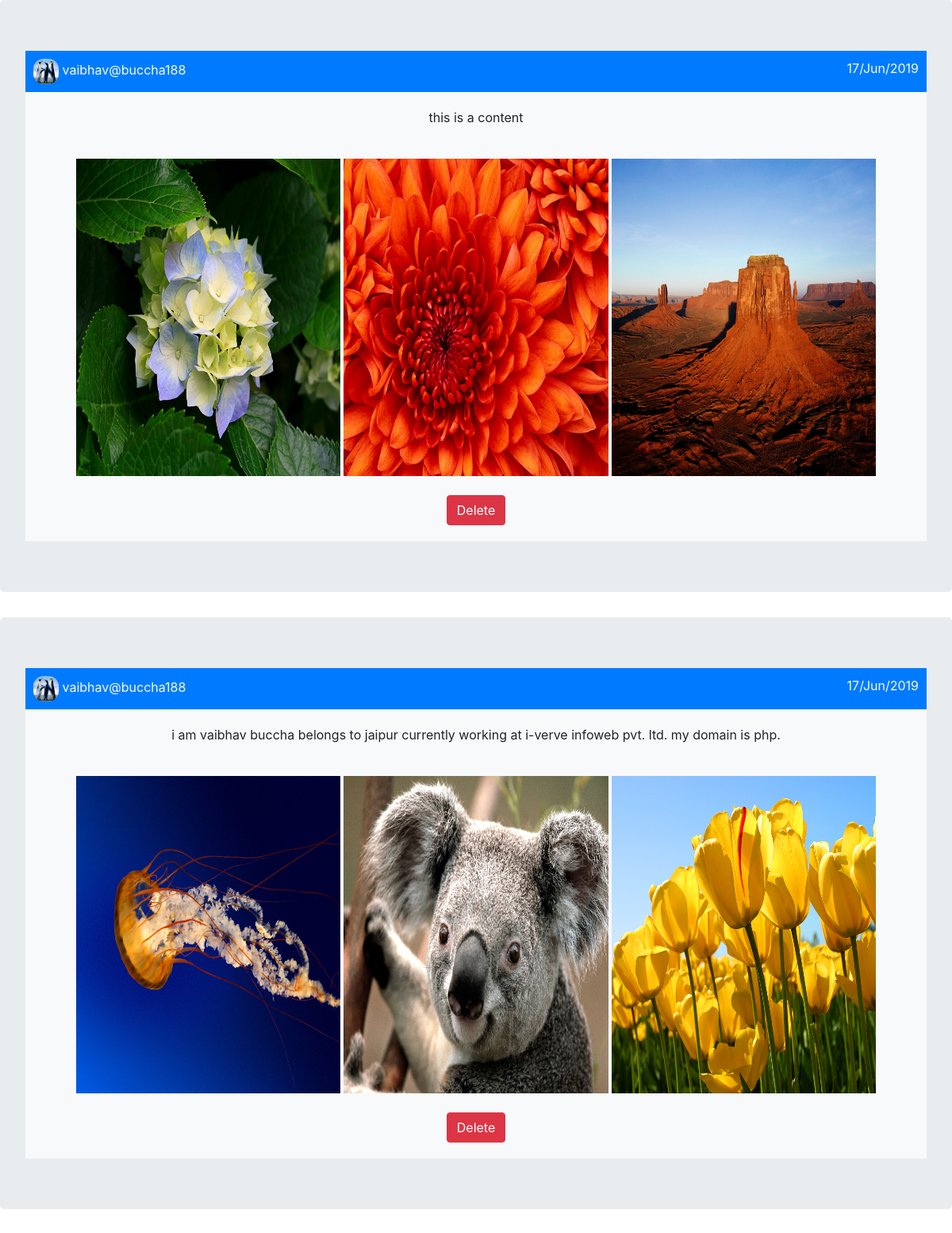
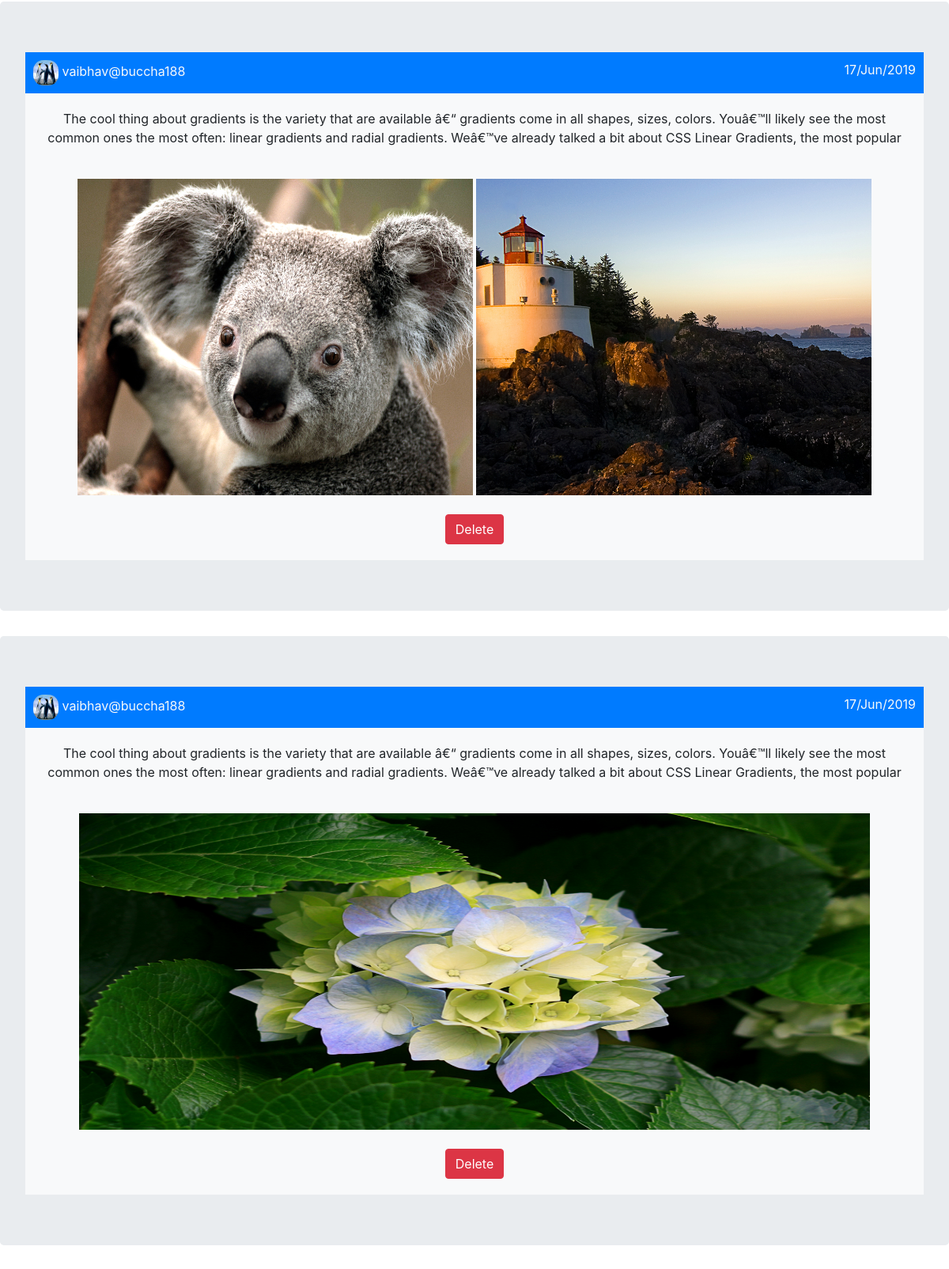
Page /task1/our_post.php (signed in, upper part) on the committed database (2 pictures, top to bottom).
### tables this page shows
CREATE TABLE `post` (
  `id` int(20) NOT NULL,
  `content` varchar(3000) NOT NULL,
  `username` varchar(255) NOT NULL,
  `date` varchar(255) NOT NULL,
  `images` varchar(500) NOT NULL
);

CREATE TABLE `user` (
  `id` int(11) NOT NULL,
  `name` varchar(255) NOT NULL,
  `email` varchar(300) NOT NULL,
  `password` varchar(400) NOT NULL,
  `dob` varchar(100) NOT NULL,
  `hobbies` varchar(300) NOT NULL,
  `gender` varchar(255) NOT NULL,
  `phone` varchar(10) NOT NULL,
  `country` varchar(100) NOT NULL,
  `username` varchar(100) NOT NULL,
  `image` varchar(1000) NOT NULL
);

### task1/our_post.php (the view, shortened to what this page needs)
<?php
include_once "session.php";
?>
<!DOCTYPE html>
<html lang="en">
<head>
    <link rel="stylesheet" href="https://stackpath.bootstrapcdn.com/bootstrap/4.3.1/css/bootstrap.min.css">
    <link rel="stylesheet" href="css/our_post.css">
</head>
<body>
<?php
            $user = $_SESSION['user'];
            $post_fetch = "SELECT * FROM post WHERE username='$user' ";
            $result = mysqli_query($con,$post_fetch);
            while($row = mysqli_fetch_assoc($result)){
                $username = $row['username'];
                $get_img = "SELECT * FROM user WHERE username='$username'";
                $runn = mysqli_query($con,$get_img);
                $user_image = mysqli_fetch_array($runn);
            ?>
            <div class="jumbotron">
                <div class="bg-primary post-head">
                    <div class="post_admin text-light"><img src="<?php echo $user_image['image'] ;?>" class="tag-pic" width="32px" height="32px" >&nbsp;<?php echo $row['username']; ?>&nbsp;<span style="float:right;"><?php echo $row['date']; ?></span>
            </div>
            <div class="bg-light text-center post-content">
                <?php echo $row['content']; ?>
            </div>
            <div class="bg-light text-center post-content">
                <?php
                $image = $row['images'];
                $image = explode('/',$image);
                $total_img = count($image);
                $width = 1000 / ($total_img-1);
                $height= 400;
                for($i=0;$i<$total_img-1;$i++){
                    ?>
                    <img src="<?php echo "image/".$image[$i]; ?>" width="<?php echo $width."px";?>" height="<?php echo $height."px";?>">
                    <?php
                }
                    ?>
                     <div><br>
                        <form action="#" method="get">
                            <button value="<?php echo $row['id']; ?>" name="delete" class="btn btn-danger">Delete</button>
                        </form>
                    </div>
            </div>
            </div>
        </div>
        <?php } ?>
</body>
</html>

### task1/css/our_post.css (style rules this page uses)
.post-head { width: 100%; height: auto; }
.post_admin { padding: 10px; }
.post-content { padding: 20px; text-align: center; }
.tag-pic { border-radius: 40%; }

### rows in the picture
post: user.image (picture), username "vaibhav@buccha188", date "17/Jun/2019", content "this is a content", images (picture), $row['id'] 2 (drawn)
post: user.image (picture), username "vaibhav@buccha188", date "17/Jun/2019", content "i am vaibhav buccha belongs to jaipur currently working at i-verve infoweb pvt. ltd. my domain is php.", images (picture), $row['id'] 3 (drawn)
post: user.image (picture), username "vaibhav@buccha188", date "17/Jun/2019", content "The cool thing about gradients is the variety that are available â€“ gradients come in all shapes, sizes, colors. Youâ€™ll likely see the most common ones the most often: linear gradients and radial gradients. Weâ€™ve already talked a bit about CSS Linear Gradients, the most popular", images (picture), $row['id'] 4 (drawn)
post: user.image (picture), username "vaibhav@buccha188", date "17/Jun/2019", content "The cool thing about gradients is the variety that are available â€“ gradients come in all shapes, sizes, colors. Youâ€™ll likely see the most common ones the most often: linear gradients and radial gradients. Weâ€™ve already talked a bit about CSS Linear Gradients, the most popular", images (picture), $row['id'] 5 (drawn)
